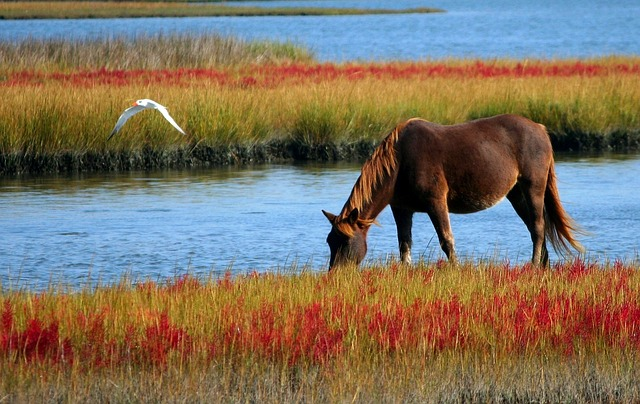
#> input picture Eyantra Task 0/Task0.2/Image Processing/Images/horse.jpg, 640 x 404 px; its folder holds 4 pictures in this run
$ python main.py
#> lines starting #> are read from the running program, lines starting #| are printed output that depends on the picture
import cv2
# import numpy as np
import csv
import os


def partA():
    with open('../Generated/stats.csv', 'w') as statsFile:
        for entry in (list(os.scandir('../Images/'))):
            toWrite = [entry.name]

            image = cv2.imread(entry.path)
#> image is the input picture: shape (404, 640, 3); mean B, G, R 95.9, 113.2, 126.6

            width, height, channel = image.shape
#> width = 404; height = 640; channel = 3
#> pass 3 of the loop in partA, `for entry in (list(os.scandir('../Images/'))):`:
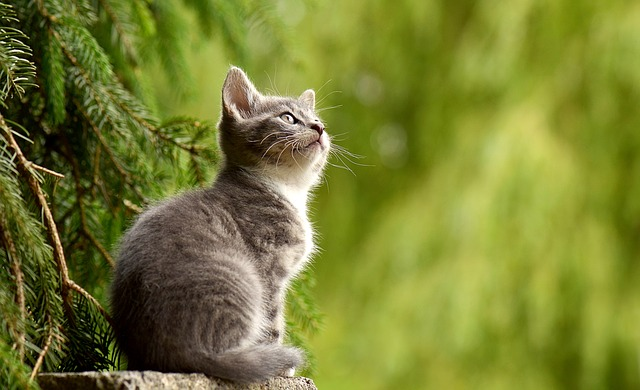
#> input picture Eyantra Task 0/Task0.2/Image Processing/Images/cat.jpg, 640 x 390 px
#> in partA, image is the input picture: shape (390, 640, 3); mean B, G, R 50.1, 126.1, 119.4
#> the loop made 4 passes; the first 3 are shown
#> pass 3 of the loop in partB, `for entry in (list(os.scandir('../Images/'))):`:
#> in partB, `image[:, :, 0] = 0`:
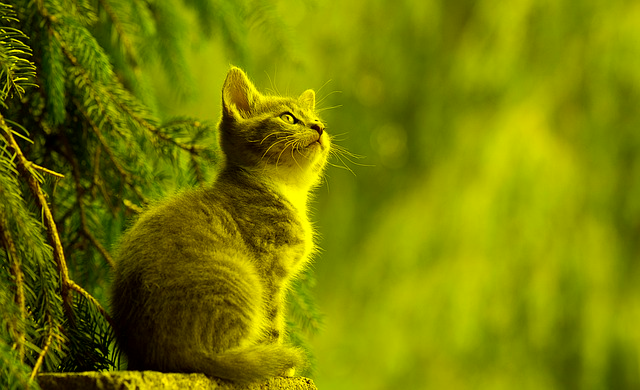
#> image: shape (390, 640, 3); mean B, G, R 0, 126.1, 119.4
#> in partB, `image[:, :, 1] = 0`:
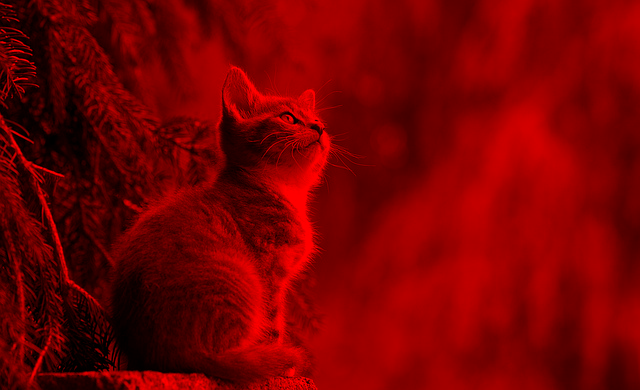
#> image: shape (390, 640, 3); mean B, G, R 0, 0, 119.4
#> the loop made 4 passes; the first 3 are shown
#> pass 3 of the loop in partC, `for entry in (list(os.scandir('../Images/'))):`:
#> the loop made 4 passes; the first 3 are shown
            toWrite.append(height)
            toWrite.append(width)
            toWrite.append(channel)

            toWrite.extend(image[round((width / 2)) - 1, round((height / 2)) - 1])

            writer = csv.writer(statsFile)
            writer.writerow(toWrite)


def partB():
    for entry in (list(os.scandir('../Images/'))):
        if "cat" in entry.name:
            image = cv2.imread(entry.path)
            image[:, :, 0] = 0
            image[:, :, 1] = 0
            cv2.imwrite('../Generated/cat_red.jpg', image)


def partC():
    for entry in (list(os.scandir('../Images/'))):
        if "flowers" in entry.name:
            image = cv2.imread(entry.path)

            alphaImage = cv2.cvtColor(image, cv2.COLOR_BGR2BGRA)
            alphaImage[:, :, 3] = 255/2

            cv2.imwrite('../Generated/flowers_alpha.png', alphaImage)


def partD():
    for entry in (list(os.scandir('../Images/'))):
        if "horse" in entry.name:
            image = cv2.imread(entry.path)
            b, g, r = cv2.split(image)
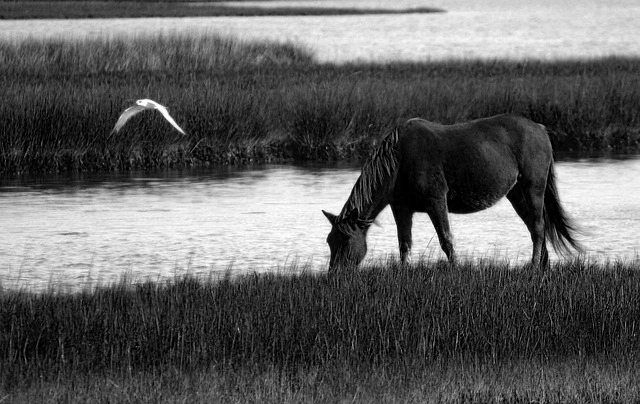
#> b: shape (404, 640); min 0, max 255, mean 95.9
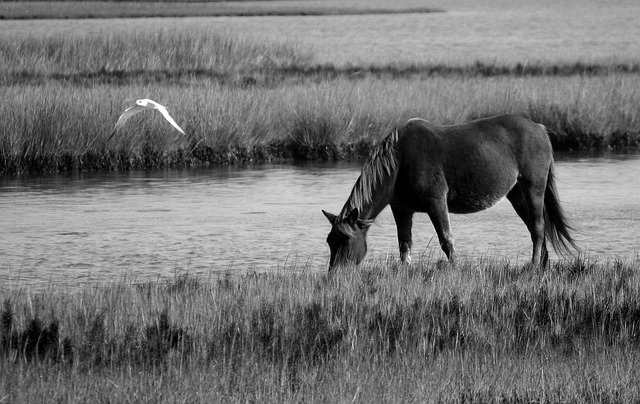
#> g: shape (404, 640); min 0, max 255, mean 113.2
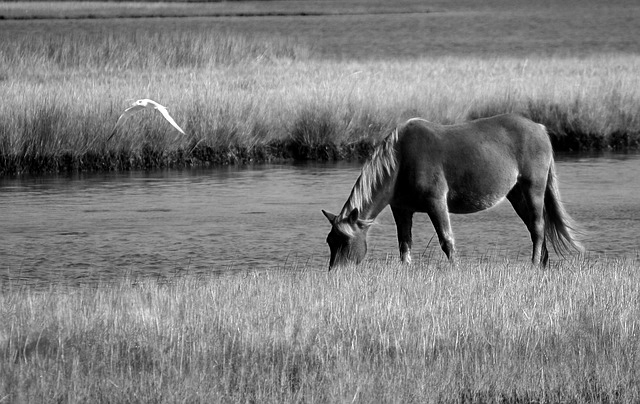
#> r: shape (404, 640); min 0, max 255, mean 126.6

            hsvImage = cv2.cvtColor(image, cv2.COLOR_BGR2HSV)
#> hsvImage: shape (404, 640, 3); mean H, S, V 45.6, 137.5, 151.1
            hsvImage[:, :, 2] = ((0.3 * r) + (0.59 * g) + (0.11 * b))
#> hsvImage: shape (404, 640, 3); mean H, S, V 45.6, 137.5, 114.9
            rgbImage = cv2.cvtColor(image, cv2.COLOR_HSV2BGR)
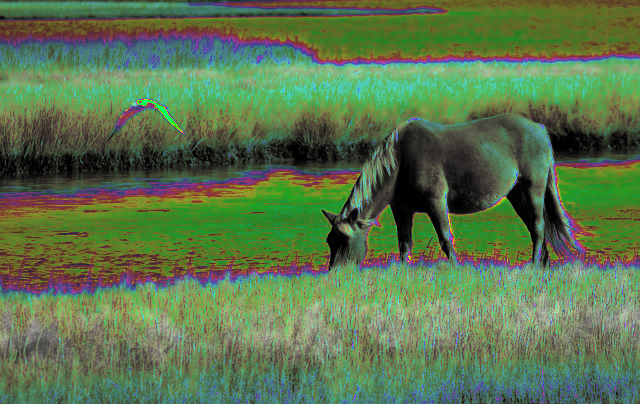
#> rgbImage: shape (404, 640, 3); mean B, G, R 78.1, 117.2, 90.8
#> pass 3 of the loop in partD, `for entry in (list(os.scandir('../Images/'))):`:
#> the loop made 4 passes; the first 3 are shown

            cv2.imwrite('../Generated/horse_gray.jpg', rgbImage)


partA()
partB()
partC()
partD()
